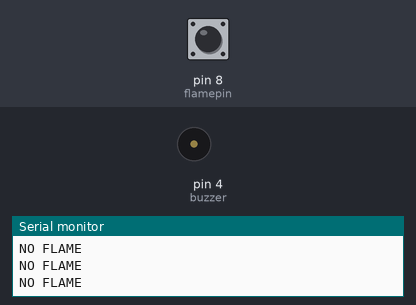
The sketch below on a simulated Arduino Uno, built with avr-gcc and run on an emulated ATmega328P. Shown: buzzer (waves = sounding, pin HIGH), the last lines printed to the serial monitor. Inputs (shaded band) come from the test bench; at power-on: pin 8 (flamepin) HIGH.

Above: at 1.2 s.
1.3 s: pin 8 (flamepin) driven LOW
At 2.4 s:
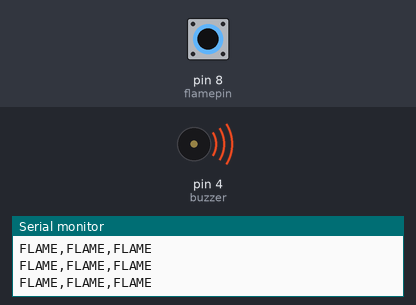
2.8 s: pin 8 (flamepin) driven HIGH
At 3.3 s:
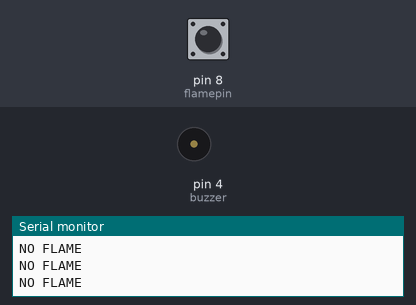
5.8 s: pin 8 (flamepin) pulsed LOW 2 times (0.12 s each, 0.3 s apart)
At 5.87 s:
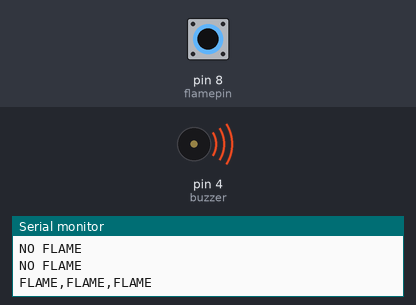
9.4 s: pin 8 (flamepin) pulsed LOW 5 times (0.12 s each, 0.3 s apart)
At 11.6 s:
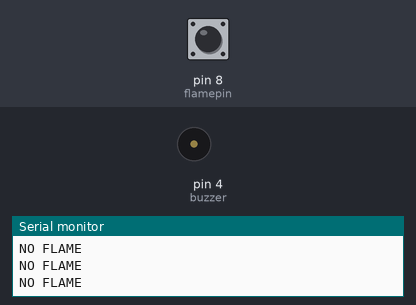
Timing chart, 0 to 13.1 s (numbered marks = the images above; inputs shaded):
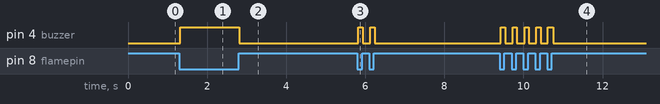

The sketch:

FLAME.ino
```cpp
int buzzer=4;
int flamepin=8;
void setup() {
  // put your setup code here, to run once:
  pinMode( buzzer ,OUTPUT  );
  pinMode( flamepin ,INPUT  );
  Serial.begin(9600);
}

void loop() {
  // put your main code here, to run repeatedly:
  int read=digitalRead(flamepin);
  if(read==LOW){
    Serial.println("FLAME,FLAME,FLAME");
    digitalWrite(buzzer,HIGH);
  }
  else{
    Serial.println("NO FLAME");
    digitalWrite(buzzer,LOW);
  }
}
```

Measured:
- after the input at 1.3 s, pin 4 (buzzer): LOW → HIGH at once
- after the input at 2.8 s, pin 4 (buzzer): HIGH → LOW at once
- after the input at 5.8 s, pin 4 (buzzer): alternates HIGH for 0.11 s and LOW for 0.20 s, 4 changes in all, then stays LOW, starting at once
- after the input at 9.4 s, pin 4 (buzzer): alternates HIGH for 0.11 s and LOW for 0.19 s, 10 changes in all, then stays LOW, starting at once
